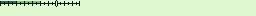

The image is a tile-based game level rendered from a .tmx file. Its description and complete source (layers, tilesets, objects, tile grids) follow:
An orthogonal 32x2 tile map with 8x8 px tiles, 1 tile layer (Tile Layer 1).

<map version="1.5" tiledversion="1.7.1" orientation="orthogonal" renderorder="right-down" width="32" height="2" tilewidth="8" tileheight="8" infinite="0" nextlayerid="2" nextobjectid="1">
 <tileset firstgid="1" source="Main Tileset.tsx" />
 <layer id="1" name="Tile Layer 1" width="32" height="2">
  <data encoding="csv">
40,40,41,41,41,42,43,44,42,43,128,128,128,128,128,128,128,128,128,128,128,128,128,128,128,128,128,128,128,128,128,128,
128,128,128,128,128,128,128,128,128,128,128,128,128,128,128,128,128,128,128,128,128,128,128,128,128,128,128,128,128,128,128,128
</data>
 </layer>
</map>